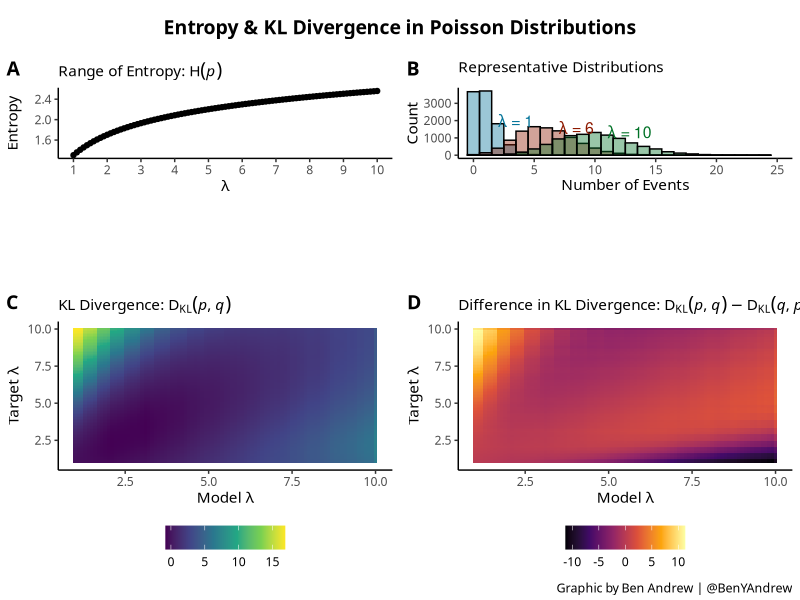

Reproduce this figure in R.
library(tidyverse)
library(cowplot)
library(scales)

num_samples <- 1e4
lambda_list <- seq(from = 1, to = 10, by = 0.1)

entropy_list <- numeric(length = length(lambda_list))
sample_list <- list()

# Calculate average entropy for various lambda

for (i in 1:length(lambda_list)) { 
  
  temp_entropy <- numeric()
  
  # Repeat 100 times and average
  for (iter in 1:100){
    
    set.seed(iter + 16)
    temp_sample <- rpois(n = num_samples, lambda = lambda_list[i])
    temp_p <- as.numeric(table(temp_sample) / num_samples)
    temp_entropy[iter] <- -sum(temp_p * log(temp_p))
    
    # Store last sample for KLD plots
    if (iter == 100) {
      
      sample_list[[i]] <- temp_sample
      
      }
    
    }
  
  entropy_list[[i]] <- mean(temp_entropy)
  
}

plot_data <- tibble(
  lambda = lambda_list,
  entropy = entropy_list
)

hist_data <- 
  tibble(
    x = c(sample_list[[1]], sample_list[[51]], sample_list[[91]]),
    group = rep(c("low", "mid", "high"), each = num_samples)
    )

# Entropy plot
plt_1 <- 
  ggplot(data = plot_data, aes(x = lambda, y = entropy)) + 
  geom_point(pch = 19) + 
  labs(
    x = expression(italic(lambda)),
    y = "Entropy",
    subtitle = expression(paste("Range of Entropy: ", H(italic(p)))),
    caption = ""
    ) +
  scale_x_continuous(breaks = 1:10) + 
  theme_classic() + 
  theme(
    text = element_text(family = "Gill Sans MT"),
    plot.caption = element_text(size = 7)
    )

# Representative distribution plot
plt_2 <-
  ggplot() + 
  geom_histogram(data = hist_data %>% filter(group == "low"),
                 binwidth = 1, color = "black",
                 aes(x = x), fill = "#06759A", alpha = 0.4,
                 center = 0) + 
  geom_histogram(data = hist_data %>% filter(group == "mid"),
                 binwidth = 1, color = "black",
                 aes(x = x), fill = "#8E1900", alpha = 0.4,
                 center = 0) + 
  geom_histogram(data = hist_data %>% filter(group == "high"),
                 binwidth = 1, color = "black",
                 aes(x = x), fill = "#007126", alpha = 0.4,
                 center = 0) + 
  coord_cartesian(xlim = c(0, 25)) + 
  labs(
    x = "Number of Events",
    y = "Count",
    subtitle = "Representative Distributions",
    caption = ""
    ) + 
  annotate(geom = "text", label = expression(paste(lambda, " = 1")),
           color = "#06759A", size = 4,
           x = 2.05, y = 2000, hjust = 0) + 
  annotate(geom = "text", label = expression(paste(lambda, " = 6")),
           color = "#8E1900", size = 4,
           x = 7.05, y = 1600, hjust = 0) + 
  annotate(geom = "text", label = expression(paste(lambda, " = 10")),
           color = "#007126", size = 4,
           x = 11.05, y = 1350, hjust = 0) + 
  theme_classic() +
  theme(
    text = element_text(family = "Gill Sans MT"),
    plot.caption = element_text(size = 7)
    )

# Loop over all "target distributions" and find KLD from others to target
kl_data <- tibble(initial = numeric(length = length(lambda_list)))

for (s in 1:length(sample_list)){
  
  target <- sample_list[[s]]
  target_p <- numeric(length = 25)
  
  for (i in 1:25){
    
    # Calculate probabilities for counts
    # Ensure no zero probabilities by rescaling for sake of KLD calculations
    target_p[i] <- sum(target == i) / num_samples
    target_p <- rescale(target_p, to = c(1e-10, 1)) 
    
    }
  
  # For all distributions, calculate the KL divergence to this target
  temp_list <- numeric(length = length(lambda_list))
  
  for (i in 1:length(lambda_list)) { 
    
    sample_p <- numeric(length = 25)
    
    for (j in 1:25){
      
      sample_p[j] <- sum(sample_list[[i]] == j) / num_samples
      
      }
    
    # Again rescale to ensure no zero probabilities for sake of KDL calculation
    sample_p <- rescale(sample_p, to = c(1e-10, 1))
    temp_list[i] <- sum(target_p * (log(target_p) - log(sample_p)))
    
    }
  
  kl_data <- bind_cols(kl_data, tibble(temp_list))
  
  }

kl_data <-
  kl_data %>%
  select(-initial) %>%
  mutate(lambda = seq(from = 1, to = 10, by = 0.1))

colnames(kl_data) <- c(seq(from = 1, to = 10, by = 0.1), "lambda")

heat_data <- 
  kl_data %>%
  gather(key = "target", value = "kld", -lambda) %>%
  mutate(target = as.numeric(target))

# KLD plot
heat_1 <-
  ggplot(heat_data,
         aes(x = lambda, y = target)) + 
  geom_tile(aes(fill = kld)) + 
  labs(
    x = expression(paste("Model ", lambda)),
    y = expression(paste("Target ", lambda)),
    subtitle = expression(paste("KL Divergence: ", D[KL](italic(p), italic(q)))),
    caption = ""
    ) + 
  scale_fill_viridis_c(name = NULL) + 
  theme_classic() + 
  theme(
    legend.position = "bottom",
    text = element_text(family = "Gill Sans MT"),
    plot.caption = element_text(size = 7)
    )

# Look at differences based on direction
diff_data <- heat_data
diff_data$diff <- NA

for (i in 1:nrow(diff_data)) {
  
  # Find matching row (where lambda = target and target = lambda)
  match_row = which(near(diff_data$target, diff_data$lambda[i]) & 
                      near(diff_data$lambda, diff_data$target[i]))
  
  if (match_row == i) {
    
    diff_data$diff[i] <- 0
    
    } else {
      
      diff_data$diff[i] <- diff_data$kld[i] - diff_data$kld[match_row]
      
    }
  
  }

# KLD difference plot
heat_2 <- 
  ggplot(diff_data,
         aes(x = lambda, y = target)) + 
  geom_tile(aes(fill = diff)) + 
  labs(
    x = expression(paste("Model ", lambda)),
    y = expression(paste("Target ", lambda)),
    subtitle = expression(paste("Difference in KL Divergence: ", D[KL](italic(p), italic(q)) - D[KL](italic(q), italic(p)))),
    caption = "Graphic by Ben Andrew | @BenYAndrew" 
    ) + 
  scale_fill_viridis_c(option = "B", name = NULL) + 
  theme_classic() + 
  theme(
    legend.position = "bottom",
    text = element_text(family = "Gill Sans MT"),
    plot.caption = element_text(size = 9)
    )

grid <- plot_grid(plt_1, plt_2, heat_1, heat_2, ncol = 2, align = "hv",
                  labels = "AUTO",
                  label_fontfamily = "Gill Sans MT",
                  rel_heights = c(0.75, 1))

title <- ggdraw() + 
  draw_label("Entropy & KL Divergence in Poisson Distributions",
             fontface = 'bold',
             fontfamily = "Gill Sans MT")

grid_b <- plot_grid(title, grid, ncol = 1, rel_heights = c(0.1, 1))

ggsave("figures/entropy_kld.jpeg", grid_b, device = "jpeg",
       width = 8, height = 9, dpi = 400)
